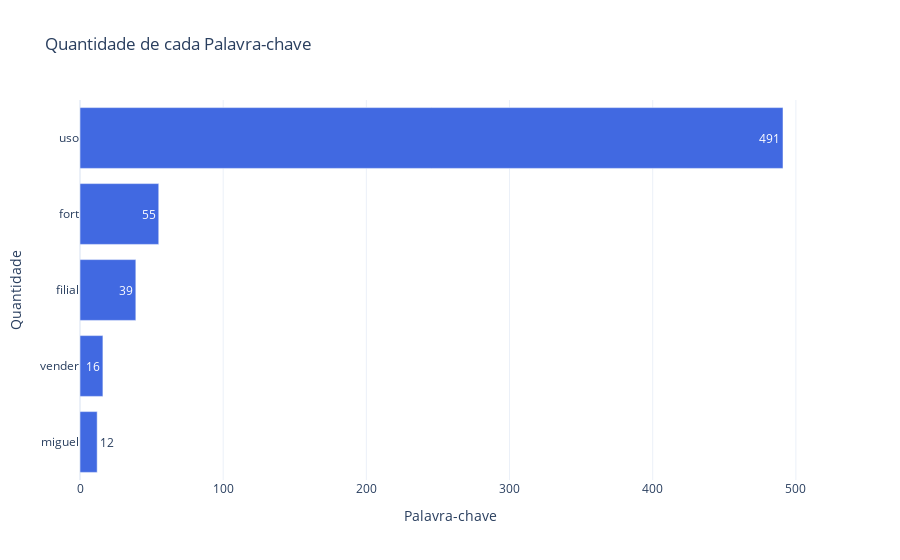

Notebook code for this chart:
### Code cell
# Função para identificar palavras-chave em uma descrição manual informe a palavra no array palavras_chave 
# 
def identificar_palavras_chave(descricao):

    palavras_chave = ['filial', 'vender', 'fort', 'miguel','uso']
    presentes = {palavra: descricao.lower().count(palavra) for palavra in palavras_chave}
    return presentes

df = pd.read_csv(r'data/dfPreProcessado.csv')

# Calcular a quantidade de cada palavra-chave encontrada
df['palavras_chave_quantidade'] = df['descricao'].apply(identificar_palavras_chave)

# Calcular a soma da quantidade de cada palavra-chave
soma_palavras_chave = df['palavras_chave_quantidade'].apply(pd.Series).sum().sort_values()

# Criar um gráfico de barras verticais com plotly
fig = go.Figure(go.Bar(
    y=soma_palavras_chave.index,
    x=soma_palavras_chave.values,
    text=soma_palavras_chave.values,
    textposition='auto',
    marker_color='royalblue',
    orientation='h',
))

fig.update_layout(
    title='Quantidade de cada Palavra-chave',
    xaxis_title='Palavra-chave',
    yaxis_title='Quantidade',
    template='plotly_white'
)

# Exibir o gráfico
fig.show()

### Figure 1 — Plotly figure (JSON) as saved in the notebook; plotly's stock layout.template omitted (floating-point values rounded to 4 significant figures)
{"data": [{"marker": {"color": "royalblue"}, "orientation": "h", "text": [12, 16, 39, 55, 491], "textposition": "auto", "type": "bar", "x": [12, 16, 39, 55, 491], "y": ["miguel", "vender", "filial", "fort", "uso"]}], "layout": {"title": {"text": "Quantidade de cada Palavra-chave"}, "xaxis": {"title": {"text": "Palavra-chave"}}, "yaxis": {"title": {"text": "Quantidade"}}}}
